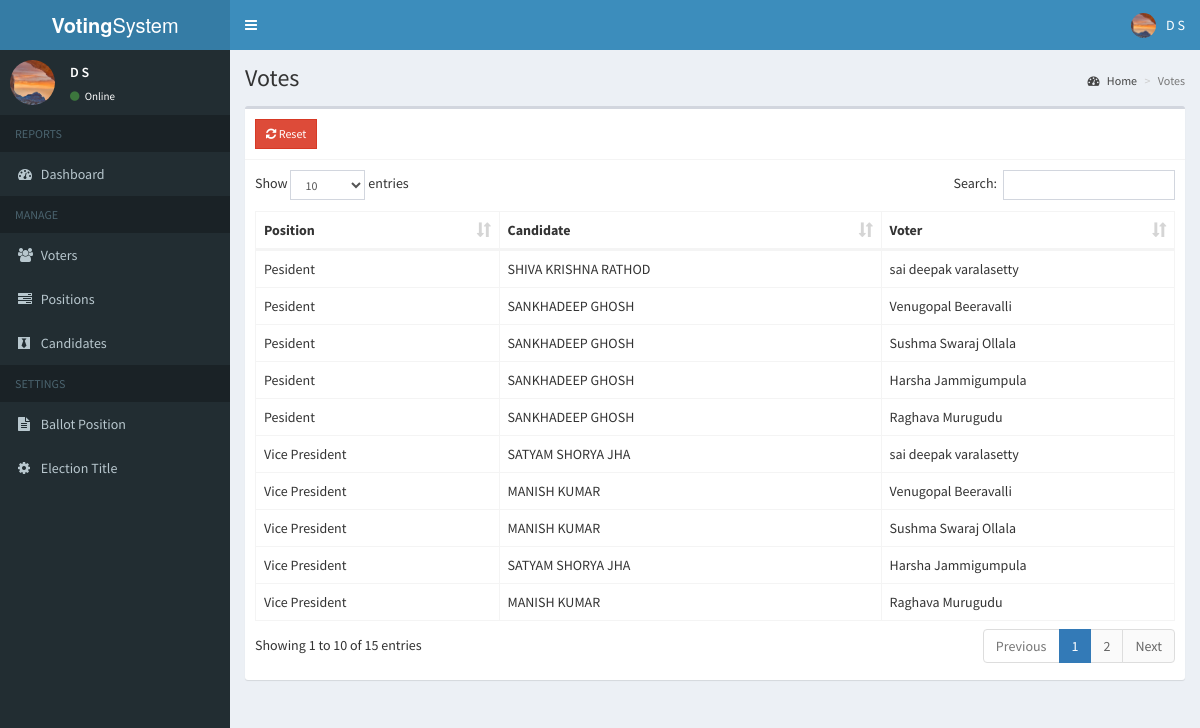
Screenshot of /admin/votes.php (signed in) with the database file from the repository.
### tables this page shows
CREATE TABLE `votes` (
  `id` int(11) NOT NULL,
  `voters_id` int(11) NOT NULL,
  `candidate_id` int(11) NOT NULL,
  `position_id` int(11) NOT NULL
);

CREATE TABLE `positions` (
  `id` int(11) NOT NULL,
  `description` varchar(50) NOT NULL,
  `max_vote` int(11) NOT NULL,
  `priority` int(11) NOT NULL
);

CREATE TABLE `candidates` (
  `id` int(11) NOT NULL,
  `position_id` int(11) NOT NULL,
  `firstname` varchar(30) NOT NULL,
  `lastname` varchar(30) NOT NULL,
  `photo` varchar(150) NOT NULL,
  `platform` text NOT NULL
);

CREATE TABLE `voters` (
  `id` int(11) NOT NULL,
  `voters_id` varchar(15) NOT NULL,
  `password` varchar(60) NOT NULL,
  `firstname` varchar(30) NOT NULL,
  `lastname` varchar(30) NOT NULL,
  `photo` varchar(150) NOT NULL,
  `email` varchar(200) DEFAULT NULL
);

### admin/includes/session.php (called while the page is built, shortened)
<?php
	include 'includes/conn.php';
	$sql = "SELECT * FROM admin WHERE id = '".$_SESSION['admin']."'";
	$query = $conn->query($sql);
	$user = $query->fetch_assoc();
?>

### admin/votes.php (the view, shortened to what this page needs)
<?php include 'includes/session.php'; ?>
<?php include 'includes/header.php'; ?>
<body class="hold-transition skin-blue sidebar-mini">
<div class="wrapper">
  <?php include 'includes/navbar.php'; ?>
  <?php include 'includes/menubar.php'; ?>
  <div class="content-wrapper">
    <section class="content-header">
      <h1>
        Votes
      </h1>
      <ol class="breadcrumb">
        <li><a href="#"><i class="fa fa-dashboard"></i> Home</a></li>
        <li class="active">Votes</li>
      </ol>
    </section>
    <section class="content">
      <div class="row">
        <div class="col-xs-12">
          <div class="box">
            <div class="box-header with-border">
              <a href="#reset" data-toggle="modal" class="btn btn-danger btn-sm btn-flat"><i class="fa fa-refresh"></i> Reset</a>
            </div>
            <div class="box-body">
              <table id="example1" class="table table-bordered">
                <thead>
                  <th>Position</th>
                  <th>Candidate</th>
                  <th>Voter</th>
                </thead>
                <tbody>
                  <?php
                    $sql = "SELECT *, candidates.firstname AS canfirst, candidates.lastname AS canlast, voters.firstname AS votfirst, voters.lastname AS votlast FROM votes LEFT JOIN positions ON positions.id=votes.position_id LEFT JOIN candidates ON candidates.id=votes.candidate_id LEFT JOIN voters ON voters.id=votes.voters_id ORDER BY positions.priority ASC";
                    $query = $conn->query($sql);
                    while($row = $query->fetch_assoc()){
                      echo "
                        <tr>
                          <td class='hidden'></td>
                          <td>".$row['description']."</td>
                          <td>".$row['canfirst'].' '.$row['canlast']."</td>
                          <td>".$row['votfirst'].' '.$row['votlast']."</td>
                        </tr>
                      ";
                    }
                  ?>
                </tbody>
              </table>
            </div>
          </div>
        </div>
      </div>
    </section>
  </div>
</div>
</body>
</html>

### admin/includes/navbar.php (shortened to what this page needs)
<header class="main-header">
  <a href="#" class="logo">
    <span class="logo-lg"><b>Voting</b>System</span>
  </a>
  <nav class="navbar navbar-static-top">
    <a href="#" class="sidebar-toggle" data-toggle="push-menu" role="button">
    </a>
    <div class="navbar-custom-menu">
      <ul class="nav navbar-nav">
        <li class="dropdown user user-menu">
          <a href="#" class="dropdown-toggle" data-toggle="dropdown">
            <img src="<?php echo (!empty($user['photo'])) ? '../images/'.$user['photo'] : '../images/profile.jpg'; ?>" class="user-image" alt="User Image">
            <span class="hidden-xs"><?php echo $user['firstname'].' '.$user['lastname']; ?></span>
          </a>
        </li>
      </ul>
    </div>
  </nav>
</header>

### admin/includes/menubar.php (shortened to what this page needs)
<aside class="main-sidebar">
  <section class="sidebar">
    <div class="user-panel">
      <div class="pull-left image">
        <img src="<?php echo (!empty($user['photo'])) ? '../images/'.$user['photo'] : '../images/profile.jpg'; ?>" class="img-circle" alt="User Image">
      </div>
      <div class="pull-left info">
        <p><?php echo $user['firstname'].' '.$user['lastname']; ?></p>
        <a><i class="fa fa-circle text-success"></i> Online</a>
      </div>
    </div>
    <ul class="sidebar-menu" data-widget="tree">
      <li class="header">REPORTS</li>
      <li class=""><a href="home.php"><i class="fa fa-dashboard"></i> <span>Dashboard</span></a></li>
      <li class="header">MANAGE</li>
      <li class=""><a href="voters.php"><i class="fa fa-users"></i> <span>Voters</span></a></li>
      <li class=""><a href="positions.php"><i class="fa fa-tasks"></i> <span>Positions</span></a></li>
      <li class=""><a href="candidates.php"><i class="fa fa-black-tie"></i> <span>Candidates</span></a></li>
      <li class="header">SETTINGS</li>
      <li class=""><a href="ballot.php"><i class="fa fa-file-text"></i> <span>Ballot Position</span></a></li>
      <li class=""><a href="#config" data-toggle="modal"><i class="fa fa-cog"></i> <span>Election Title</span></a></li>
    </ul>
  </section>
</aside>

### rows the page displays
votes: position.description "Pesident", candidate.firstname "SHIVA KRISHNA", candidate.lastname "RATHOD", voters.firstname "sai deepak", voters.lastname "varalasetty"
votes: position.description "Pesident", candidate.firstname "SANKHADEEP", candidate.lastname "GHOSH", voters.firstname "Venugopal", voters.lastname "Beeravalli"
votes: position.description "Pesident", candidate.firstname "SANKHADEEP", candidate.lastname "GHOSH", voters.firstname "Sushma Swaraj", voters.lastname "Ollala"
votes: position.description "Pesident", candidate.firstname "SANKHADEEP", candidate.lastname "GHOSH", voters.firstname "Harsha", voters.lastname "Jammigumpula"
votes: position.description "Pesident", candidate.firstname "SANKHADEEP", candidate.lastname "GHOSH", voters.firstname "Raghava", voters.lastname "Murugudu"
votes: position.description "Vice President", candidate.firstname "SATYAM SHORYA", candidate.lastname "JHA", voters.firstname "sai deepak", voters.lastname "varalasetty"
votes: position.description "Vice President", candidate.firstname "MANISH", candidate.lastname "KUMAR", voters.firstname "Venugopal", voters.lastname "Beeravalli"
votes: position.description "Vice President", candidate.firstname "MANISH", candidate.lastname "KUMAR", voters.firstname "Sushma Swaraj", voters.lastname "Ollala"
votes: position.description "Vice President", candidate.firstname "SATYAM SHORYA", candidate.lastname "JHA", voters.firstname "Harsha", voters.lastname "Jammigumpula"
votes: position.description "Vice President", candidate.firstname "MANISH", candidate.lastname "KUMAR", voters.firstname "Raghava", voters.lastname "Murugudu"

### other values shown
$user['firstname'] "D"
$user['lastname'] "S"
